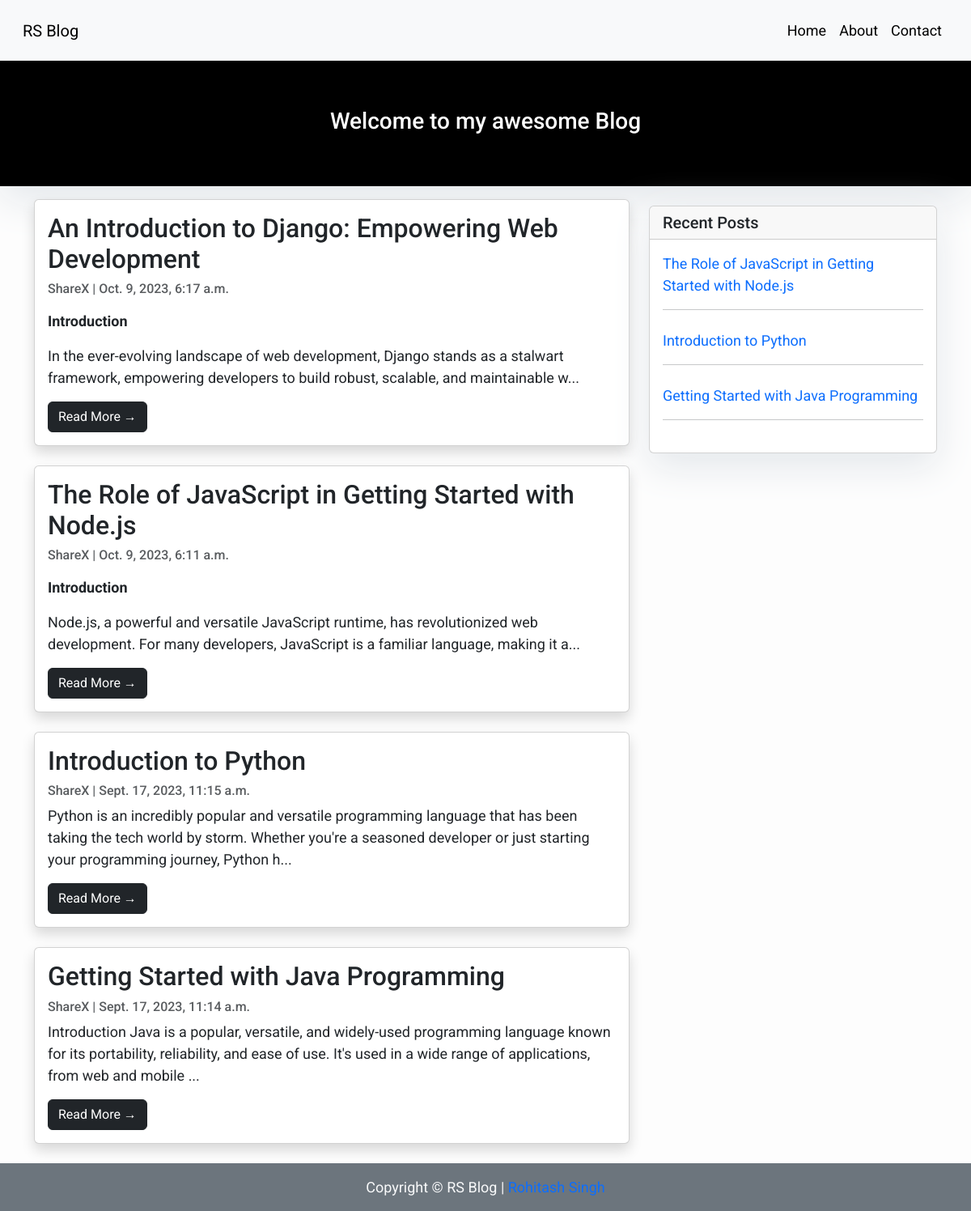
Page /blog on the committed database.
### blog/models.py (models this page shows, shortened)
class Post(models.Model):
    title = models.CharField(max_length=200, unique=True)
    slug = models.SlugField(max_length=200, unique=True)
    author = models.ForeignKey(User, on_delete= models.CASCADE,related_name='blog_posts')
    updated_on = models.DateTimeField(auto_now= True)
    content = RichTextField(blank=True, null=True)
    created_on = models.DateTimeField(auto_now_add=True)
    status = models.IntegerField(choices=STATUS, default=0)
    class Meta:
        ordering = ['-created_on']

### blog/views.py (the view)
# urls.py: path('', views.PostList.as_view(), name='home'),
class PostList(generic.ListView):
    queryset = Post.objects.all()
    template_name = 'index.html'
    def get_context_data(self, **kwargs):
        context = super().get_context_data(**kwargs)
        context['recent_posts'] = Post.objects.filter(status=1).order_by('-created_on')[:3]
        return context

### templates/index.html (shortened to what this page needs)
{% extends "base.html" %}
{% block content %}
<header class="hero">
    <div class="container">
        <div class="row">
            <div class="col-md-8 col-md-12 mx-auto w-100">
                <div class="site-heading text-center">
                    <h3 class=" site-heading my-5 text-white"> Welcome to my awesome Blog </h3>
                </div>
            </div>
        </div>
    </div>
</header>
<div class="container" style="min-height: 61vh;">
    <div class="row">
        <div class="col-md-8 mt-3 left">
            {% for post in post_list %}
            <div class="card shadow mb-4">
                <div class="card-body">
                    <h2 class="card-title">{{ post.title }}</h2>
                    <p class="card-text text-muted h6">{{ post.author }} | {{ post.created_on}} </p>
                    <p class="card-text">{{post.content|safe|slice:":200" }}...</p>
                    <a href="{% url 'post_detail' post.slug  %}" class="btn btn-dark">Read More &rarr;</a>
                </div>
            </div>
            {% endfor %}
        </div>
        {% block sidebar %} {% include 'sidebar.html' %} {% endblock sidebar %}
    </div>
</div>
{%endblock%}

### templates/base.html (shortened to what this page needs)
<!DOCTYPE html>
<html>
<head>
    <link href="https://cdn.jsdelivr.net/npm/bootstrap@5.3.2/dist/css/bootstrap.min.css" rel="stylesheet"
>
</head>
<body>
    <nav class="navbar navbar-expand-lg navbar-light bg-light shadow p-3 position-sticky" id="mainNav">
        <div class="container-fluid">
            <a class="navbar-brand" href="{% url 'home' %}">RS Blog</a>
            <div class="collapse navbar-collapse" id="navbarResponsive">
                <ul class="navbar-nav ms-auto mb-2 mb-lg-0">
                    <li class="nav-item text-black">
                        <a class="nav-link text-black font-weight-bold" href="{% url 'home' %}">Home</a>
                    </li>
                    <li class="nav-item text-black">
                        <a class="nav-link text-black font-weight-bold" href="{% url 'about' %}">About</a>
                    </li>
                    <li class="nav-item text-black">
                        <a class="nav-link text-black font-weight-bold" href="{% url 'contact' %}">Contact</a>
                    </li>
                </ul>
            </div>
        </div>
    </nav>
    {% block content %}{% endblock content %}
    <footer class="py-3 bg-secondary">
        <p class="m-0 text-light text-center ">Copyright &copy; RS Blog | <a href="https:rohitashsingh.vercel.app" target="_blank"> Rohitash Singh</a></p>
    </footer>
</body>
</html>

### templates/sidebar.html (shortened to what this page needs)
{% block sidebar %}
<div class="col-md-4 float-right">
    <div class="card my-4 position-stic">
        <h5 class="card-header">Recent Posts</h5>
        <div class="card-body">
            <ul class="list-unstyled">
                {% for post in recent_posts %}
                <div class="mb-4">
                    <a href="{% url 'post_detail' post.slug  %}" class="outline-none">
                        <p class="card-title">{{ post.title }}</p>
                    </a>
                    <hr>
                </div>
                {% endfor %}
            </ul>
        </div>
    </div>
</div>
{% endblock sidebar %}

### templates/base.html (style rules this page uses)
body { font-family: "Roboto", sans-serif; font-size: 17px; background-color: #fdfdfd; }
.shadow { box-shadow: 0 4px 2px -2px rgba(0, 0, 0, 0.1); }
.hero { background: black; height: auto; padding-bottom: 15px; box-shadow: 0 16px 48px #E3E7EB; padding-top: 10px; }
.position-sticky { position: sticky; top: 0px; z-index: 1000; }

### templates/index.html (style rules this page uses)
body { font-family: "Roboto", sans-serif; font-size: 18px; background-color: #fdfdfd; }
.card { box-shadow: 0 16px 48px #E3E7EB; }

### templates/sidebar.html (style rules this page uses)
.card { box-shadow: 0 16px 48px #E3E7EB; }
a { text-decoration: none; }
.position-stic { position: sticky; top: 100px; }

### rows in the picture
Post: title "An Introduction to Django: Empowering Web Development", author "ShareX", created_on "Oct. 9, 2023, 6:17 a.m.", content "Introduction In the ever-evolving landscape of web development, Django stands as a stalwart framework, empowering developers to build robust, scalable, and maintainable w"
Post: title "The Role of JavaScript in Getting Started with Node.js", author "ShareX", created_on "Oct. 9, 2023, 6:11 a.m.", content "Introduction Node.js, a powerful and versatile JavaScript runtime, has revolutionized web development. For many developers, JavaScript is a familiar language, making it a"
Post: title "Introduction to Python", author "ShareX", created_on "Sept. 17, 2023, 11:15 a.m.", content "Python is an incredibly popular and versatile programming language that has been taking the tech world by storm. Whether you're a seasoned developer or just starting your programming journey, Python h"
Post: title "Getting Started with Java Programming", author "ShareX", created_on "Sept. 17, 2023, 11:14 a.m.", content "Introduction Java is a popular, versatile, and widely-used programming language known for its portability, reliability, and ease of use. It's used in a wide range of applications, from web and mobile"
